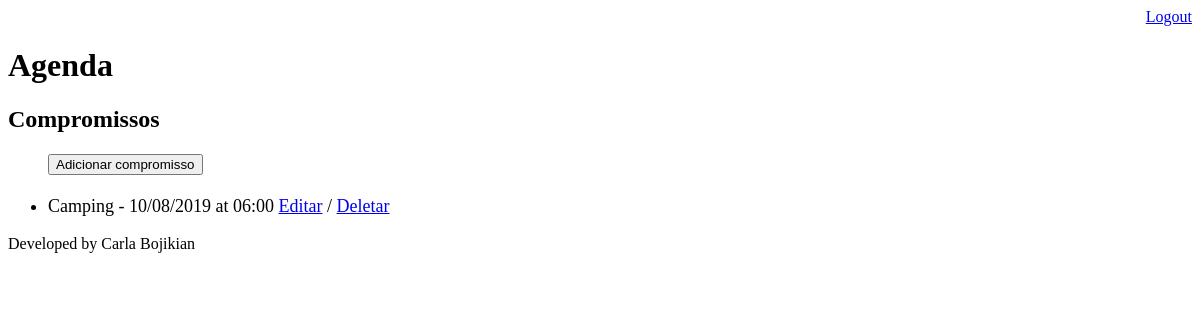
Page /eventos-list/ (signed in) on the earlier database version.
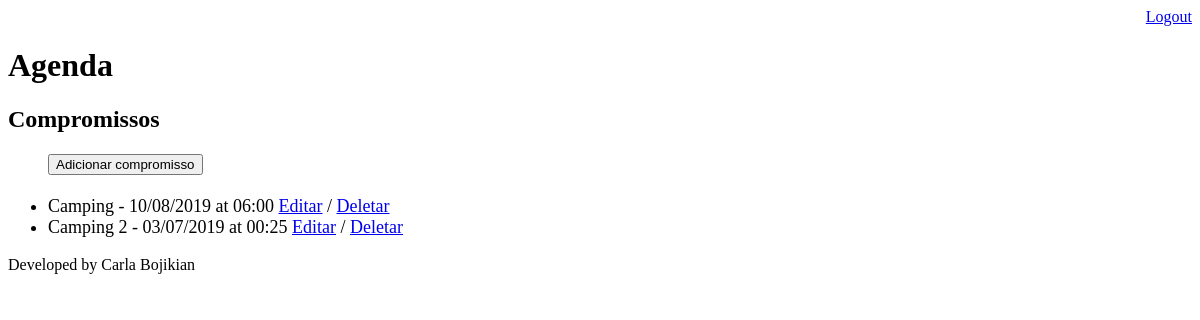
Same page on the later database version.
### core/models.py (models this page shows, shortened)
class Evento(models.Model):
    title = models.CharField(verbose_name='Title', max_length=100)
    local = models.CharField(verbose_name='Local', max_length=100)
    description = models.TextField(verbose_name='Description', blank=True, null=True)
    date = models.DateTimeField(verbose_name='Event Date')
    date_creation = models.DateTimeField(verbose_name='Creation Date', auto_now=True)
    user_name = models.ForeignKey(User, on_delete=models.CASCADE)
    class Meta:
        db_table = 'evento'  # Esta class vai fazer com que o arquivo se chame 'evento', senão o sistema nomeia de acordo um padrão pré-definido
    def brazilian_date_format(self):
        return self.date.strftime('%d/%m/%Y at %H:%M')

### core/views.py (the view)
# urls.py: path('eventos-list/', views.list_events),
@login_required(login_url='/login/')
def list_events(request):
    user = request.user
    evento = Evento.objects.filter(user_name=user)
    data = {'eventos':evento}
    return render(request, 'agenda.html', data)

### templates/agenda.html
{% extends "model-page.html" %}
{% block content %}
    <h2>Compromissos</h2>
    <ul style="font-size: 18px">
    <a href="new/">
        <button type="button">Adicionar compromisso</button>
        <br/><br/>
    </a>
    {% for evento in eventos %}
        <li>
        {{ evento.title }} - {{ evento.brazilian_date_format }}
        <a href="new/?id={{ evento.id }}">Editar</a>
        / <a href="delete/{{ evento.id }}/">Deletar</a>
        </li>
    {% endfor %}
    </ul>
{% endblock %}

Differences in the rows shown:
added Evento: title "Camping 2", brazilian_date_format "03/07/2019 at 00:25"
